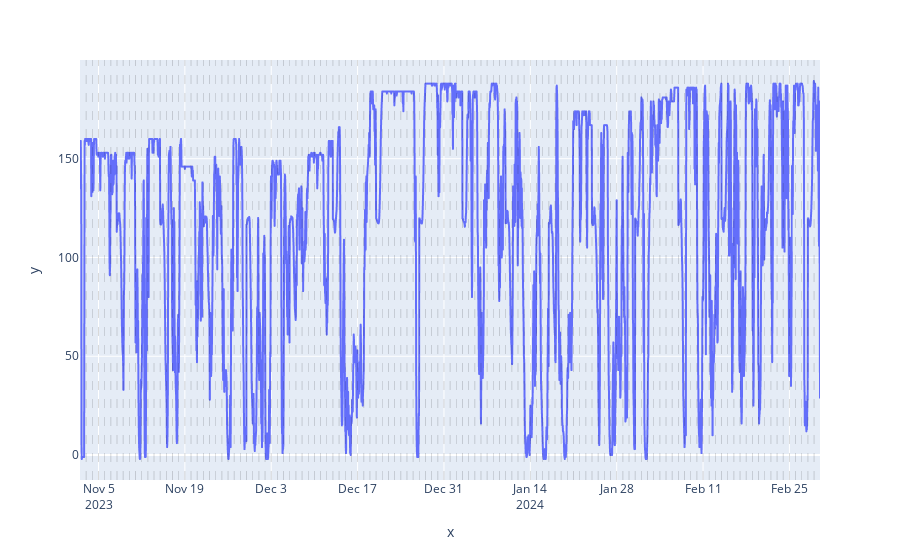

Here is the notebook cell this chart was saved with:
### Markdown cell above
### Third method : The iterative imputer from sklearn

### Code cell
# Instanciate a iterative imputer
iterative_imputer = IterativeImputer(max_iter = 50, random_state = 42)

# Create the X matrix
X = gen_data_dt_supervised_2.copy(deep = True)

# Fit the imputer
iterative_imputer.fit(X)

# Transform
X_imputed = iterative_imputer.transform(X)

# Extract the first column of the X_imputed array, and re-create a df
gen_data_dt_imputed_2 = pd.DataFrame({"value": X_imputed[:, 0]}, index = gen_data_dt_supervised_2.index)

# Plot the imputed values
plot_time_serie(gen_data_dt_imputed_2,
                "",
                "value",
                dt_index = True)

### Figure 1 — Plotly figure (JSON) as saved in the notebook; plotly's stock layout.template omitted (floating-point values rounded to 4 significant figures; data arrays with more than 128 entries replaced by an {"elided": "..."} marker saying what was removed)
{"data": [{"hovertemplate": "x=%{x}<br>y=%{y}<extra></extra>", "legendgroup": "", "line": {"color": "#636efa", "dash": "solid"}, "marker": {"symbol": "circle"}, "mode": "lines", "name": "", "showlegend": false, "type": "scattergl", "x": {"elided": "2880 str values"}, "xaxis": "x", "y": {"elided": "2880 float values"}, "yaxis": "y"}], "layout": {"legend": {"tracegroupgap": 0}, "margin": {"t": 60}, "shapes": [{"line": {"color": "black", "dash": "dash", "width": 0.5}, "opacity": 0.3, "type": "line", "x0": "2023-11-03T00:00:00", "x1": "2023-11-03T00:00:00", "xref": "x", "y0": 0, "y1": 1, "yref": "y domain"}, {"line": {"color": "black", "dash": "dash", "width": 0.5}, "opacity": 0.3, "type": "line", "x0": "2023-11-04T00:00:00", "x1": "2023-11-04T00:00:00", "xref": "x", "y0": 0, "y1": 1, "yref": "y domain"}, {"line": {"color": "black", "dash": "dash", "width": 0.5}, "opacity": 0.3, "type": "line", "x0": "2023-11-05T00:00:00", "x1": "2023-11-05T00:00:00", "xref": "x", "y0": 0, "y1": 1, "yref": "y domain"}, {"line": {"color": "black", "dash": "dash", "width": 0.5}, "opacity": 0.3, "type": "line", "x0": "2023-11-06T00:00:00", "x1": "2023-11-06T00:00:00", "xref": "x", "y0": 0, "y1": 1, "yref": "y domain"}, {"line": {"color": "black", "dash": "dash", "width": 0.5}, "opacity": 0.3, "type": "line", "x0": "2023-11-07T00:00:00", "x1": "2023-11-07T00:00:00", "xref": "x", "y0": 0, "y1": 1, "yref": "y domain"}, {"line": {"color": "black", "dash": "dash", "width": 0.5}, "opacity": 0.3, "type": "line", "x0": "2023-11-08T00:00:00", "x1": "2023-11-08T00:00:00", "xref": "x", "y0": 0, "y1": 1, "yref": "y domain"}, {"line": {"color": "black", "dash": "dash", "width": 0.5}, "opacity": 0.3, "type": "line", "x0": "2023-11-09T00:00:00", "x1": "2023-11-09T00:00:00", "xref": "x", "y0": 0, "y1": 1, "yref": "y domain"}, {"line": {"color": "black", "dash": "dash", "width": 0.5}, "opacity": 0.3, "type": "line", "x0": "2023-11-10T00:00:00", "x1": "2023-11-10T00:00:00", "xref": "x", "y0": 0, "y1": 1, "yref": "y domain"}, {"line": {"color": "black", "dash": "dash", "width": 0.5}, "opacity": 0.3, "type": "line", "x0": "2023-11-11T00:00:00", "x1": "2023-11-11T00:00:00", "xref": "x", "y0": 0, "y1": 1, "yref": "y domain"}, {"line": {"color": "black", "dash": "dash", "width": 0.5}, "opacity": 0.3, "type": "line", "x0": "2023-11-12T00:00:00", "x1": "2023-11-12T00:00:00", "xref": "x", "y0": 0, "y1": 1, "yref": "y domain"}, {"line": {"color": "black", "dash": "dash", "width": 0.5}, "opacity": 0.3, "type": "line", "x0": "2023-11-13T00:00:00", "x1": "2023-11-13T00:00:00", "xref": "x", "y0": 0, "y1": 1, "yref": "y domain"}, {"line": {"color": "black", "dash": "dash", "width": 0.5}, "opacity": 0.3, "type": "line", "x0": "2023-11-14T00:00:00", "x1": "2023-11-14T00:00:00", "xref": "x", "y0": 0, "y1": 1, "yref": "y domain"}, {"line": {"color": "black", "dash": "dash", "width": 0.5}, "opacity": 0.3, "type": "line", "x0": "2023-11-15T00:00:00", "x1": "2023-11-15T00:00:00", "xref": "x", "y0": 0, "y1": 1, "yref": "y domain"}, {"line": {"color": "black", "dash": "dash", "width": 0.5}, "opacity": 0.3, "type": "line", "x0": "2023-11-16T00:00:00", "x1": "2023-11-16T00:00:00", "xref": "x", "y0": 0, "y1": 1, "yref": "y domain"}, {"line": {"color": "black", "dash": "dash", "width": 0.5}, "opacity": 0.3, "type": "line", "x0": "2023-11-17T00:00:00", "x1": "2023-11-17T00:00:00", "xref": "x", "y0": 0, "y1": 1, "yref": "y domain"}, {"line": {"color": "black", "dash": "dash", "width": 0.5}, "opacity": 0.3, "type": "line", "x0": "2023-11-18T00:00:00", "x1": "2023-11-18T00:00:00", "xref": "x", "y0": 0, "y1": 1, "yref": "y domain"}, {"line": {"color": "black", "dash": "dash", "width": 0.5}, "opacity": 0.3, "type": "line", "x0": "2023-11-19T00:00:00", "x1": "2023-11-19T00:00:00", "xref": "x", "y0": 0, "y1": 1, "yref": "y domain"}, {"line": {"color": "black", "dash": "dash", "width": 0.5}, "opacity": 0.3, "type": "line", "x0": "2023-11-20T00:00:00", "x1": "2023-11-20T00:00:00", "xref": "x", "y0": 0, "y1": 1, "yref": "y domain"}, {"line": {"color": "black", "dash": "dash", "width": 0.5}, "opacity": 0.3, "type": "line", "x0": "2023-11-21T00:00:00", "x1": "2023-11-21T00:00:00", "xref": "x", "y0": 0, "y1": 1, "yref": "y domain"}, {"line": {"color": "black", "dash": "dash", "width": 0.5}, "opacity": 0.3, "type": "line", "x0": "2023-11-22T00:00:00", "x1": "2023-11-22T00:00:00", "xref": "x", "y0": 0, "y1": 1, "yref": "y domain"}, {"line": {"color": "black", "dash": "dash", "width": 0.5}, "opacity": 0.3, "type": "line", "x0": "2023-11-23T00:00:00", "x1": "2023-11-23T00:00:00", "xref": "x", "y0": 0, "y1": 1, "yref": "y domain"}, {"line": {"color": "black", "dash": "dash", "width": 0.5}, "opacity": 0.3, "type": "line", "x0": "2023-11-24T00:00:00", "x1": "2023-11-24T00:00:00", "xref": "x", "y0": 0, "y1": 1, "yref": "y domain"}, {"line": {"color": "black", "dash": "dash", "width": 0.5}, "opacity": 0.3, "type": "line", "x0": "2023-11-25T00:00:00", "x1": "2023-11-25T00:00:00", "xref": "x", "y0": 0, "y1": 1, "yref": "y domain"}, {"line": {"color": "black", "dash": "dash", "width": 0.5}, "opacity": 0.3, "type": "line", "x0": "2023-11-26T00:00:00", "x1": "2023-11-26T00:00:00", "xref": "x", "y0": 0, "y1": 1, "yref": "y domain"}, {"line": {"color": "black", "dash": "dash", "width": 0.5}, "opacity": 0.3, "type": "line", "x0": "2023-11-27T00:00:00", "x1": "2023-11-27T00:00:00", "xref": "x", "y0": 0, "y1": 1, "yref": "y domain"}, {"line": {"color": "black", "dash": "dash", "width": 0.5}, "opacity": 0.3, "type": "line", "x0": "2023-11-28T00:00:00", "x1": "2023-11-28T00:00:00", "xref": "x", "y0": 0, "y1": 1, "yref": "y domain"}, {"line": {"color": "black", "dash": "dash", "width": 0.5}, "opacity": 0.3, "type": "line", "x0": "2023-11-29T00:00:00", "x1": "2023-11-29T00:00:00", "xref": "x", "y0": 0, "y1": 1, "yref": "y domain"}, {"line": {"color": "black", "dash": "dash", "width": 0.5}, "opacity": 0.3, "type": "line", "x0": "2023-11-30T00:00:00", "x1": "2023-11-30T00:00:00", "xref": "x", "y0": 0, "y1": 1, "yref": "y domain"}, {"line": {"color": "black", "dash": "dash", "width": 0.5}, "opacity": 0.3, "type": "line", "x0": "2023-12-01T00:00:00", "x1": "2023-12-01T00:00:00", "xref": "x", "y0": 0, "y1": 1, "yref": "y domain"}, {"line": {"color": "black", "dash": "dash", "width": 0.5}, "opacity": 0.3, "type": "line", "x0": "2023-12-02T00:00:00", "x1": "2023-12-02T00:00:00", "xref": "x", "y0": 0, "y1": 1, "yref": "y domain"}, {"line": {"color": "black", "dash": "dash", "width": 0.5}, "opacity": 0.3, "type": "line", "x0": "2023-12-03T00:00:00", "x1": "2023-12-03T00:00:00", "xref": "x", "y0": 0, "y1": 1, "yref": "y domain"}, {"line": {"color": "black", "dash": "dash", "width": 0.5}, "opacity": 0.3, "type": "line", "x0": "2023-12-04T00:00:00", "x1": "2023-12-04T00:00:00", "xref": "x", "y0": 0, "y1": 1, "yref": "y domain"}, {"line": {"color": "black", "dash": "dash", "width": 0.5}, "opacity": 0.3, "type": "line", "x0": "2023-12-05T00:00:00", "x1": "2023-12-05T00:00:00", "xref": "x", "y0": 0, "y1": 1, "yref": "y domain"}, {"line": {"color": "black", "dash": "dash", "width": 0.5}, "opacity": 0.3, "type": "line", "x0": "2023-12-06T00:00:00", "x1": "2023-12-06T00:00:00", "xref": "x", "y0": 0, "y1": 1, "yref": "y domain"}, {"line": {"color": "black", "dash": "dash", "width": 0.5}, "opacity": 0.3, "type": "line", "x0": "2023-12-07T00:00:00", "x1": "2023-12-07T00:00:00", "xref": "x", "y0": 0, "y1": 1, "yref": "y domain"}, {"line": {"color": "black", "dash": "dash", "width": 0.5}, "opacity": 0.3, "type": "line", "x0": "2023-12-08T00:00:00", "x1": "2023-12-08T00:00:00", "xref": "x", "y0": 0, "y1": 1, "yref": "y domain"}, {"line": {"color": "black", "dash": "dash", "width": 0.5}, "opacity": 0.3, "type": "line", "x0": "2023-12-09T00:00:00", "x1": "2023-12-09T00:00:00", "xref": "x", "y0": 0, "y1": 1, "yref": "y domain"}, {"line": {"color": "black", "dash": "dash", "width": 0.5}, "opacity": 0.3, "type": "line", "x0": "2023-12-10T00:00:00", "x1": "2023-12-10T00:00:00", "xref": "x", "y0": 0, "y1": 1, "yref": "y domain"}, {"line": {"color": "black", "dash": "dash", "width": 0.5}, "opacity": 0.3, "type": "line", "x0": "2023-12-11T00:00:00", "x1": "2023-12-11T00:00:00", "xref": "x", "y0": 0, "y1": 1, "yref": "y domain"}, {"line": {"color": "black", "dash": "dash", "width": 0.5}, "opacity": 0.3, "type": "line", "x0": "2023-12-12T00:00:00", "x1": "2023-12-12T00:00:00", "xref": "x", "y0": 0, "y1": 1, "yref": "y domain"}, {"line": {"color": "black", "dash": "dash", "width": 0.5}, "opacity": 0.3, "type": "line", "x0": "2023-12-13T00:00:00", "x1": "2023-12-13T00:00:00", "xref": "x", "y0": 0, "y1": 1, "yref": "y domain"}, {"line": {"color": "black", "dash": "dash", "width": 0.5}, "opacity": 0.3, "type": "line", "x0": "2023-12-14T00:00:00", "x1": "2023-12-14T00:00:00", "xref": "x", "y0": 0, "y1": 1, "yref": "y domain"}, {"line": {"color": "black", "dash": "dash", "width": 0.5}, "opacity": 0.3, "type": "line", "x0": "2023-12-15T00:00:00", "x1": "2023-12-15T00:00:00", "xref": "x", "y0": 0, "y1": 1, "yref": "y domain"}, {"line": {"color": "black", "dash": "dash", "width": 0.5}, "opacity": 0.3, "type": "line", "x0": "2023-12-16T00:00:00", "x1": "2023-12-16T00:00:00", "xref": "x", "y0": 0, "y1": 1, "yref": "y domain"}, {"line": {"color": "black", "dash": "dash", "width": 0.5}, "opacity": 0.3, "type": "line", "x0": "2023-12-17T00:00:00", "x1": "2023-12-17T00:00:00", "xref": "x", "y0": 0, "y1": 1, "yref": "y domain"}, {"line": {"color": "black", "dash": "dash", "width": 0.5}, "opacity": 0.3, "type": "line", "x0": "2023-12-18T00:00:00", "x1": "2023-12-18T00:00:00", "xref": "x", "y0": 0, "y1": 1, "yref": "y domain"}, {"line": {"color": "black", "dash": "dash", "width": 0.5}, "opacity": 0.3, "type": "line", "x0": "2023-12-19T00:00:00", "x1": "2023-12-19T00:00:00", "xref": "x", "y0": 0, "y1": 1, "yref": "y domain"}, {"line": {"color": "black", "dash": "dash", "width": 0.5}, "opacity": 0.3, "type": "line", "x0": "2023-12-20T00:00:00", "x1": "2023-12-20T00:00:00", "xref": "x", "y0": 0, "y1": 1, "yref": "y domain"}, {"line": {"color": "black", "dash": "dash", "width": 0.5}, "opacity": 0.3, "type": "line", "x0": "2023-12-21T00:00:00", "x1": "2023-12-21T00:00:00", "xref": "x", "y0": 0, "y1": 1, "yref": "y domain"}, {"line": {"color": "black", "dash": "dash", "width": 0.5}, "opacity": 0.3, "type": "line", "x0": "2023-12-22T00:00:00", "x1": "2023-12-22T00:00:00", "xref": "x", "y0": 0, "y1": 1, "yref": "y domain"}, {"line": {"color": "black", "dash": "dash", "width": 0.5}, "opacity": 0.3, "type": "line", "x0": "2023-12-23T00:00:00", "x1": "2023-12-23T00:00:00", "xref": "x", "y0": 0, "y1": 1, "yref": "y domain"}, {"line": {"color": "black", "dash": "dash", "width": 0.5}, "opacity": 0.3, "type": "line", "x0": "2023-12-24T00:00:00", "x1": "2023-12-24T00:00:00", "xref": "x", "y0": 0, "y1": 1, "yref": "y domain"}, {"line": {"color": "black", "dash": "dash", "width": 0.5}, "opacity": 0.3, "type": "line", "x0": "2023-12-25T00:00:00", "x1": "2023-12-25T00:00:00", "xref": "x", "y0": 0, "y1": 1, "yref": "y domain"}, {"line": {"color": "black", "dash": "dash", "width": 0.5}, "opacity": 0.3, "type": "line", "x0": "2023-12-26T00:00:00", "x1": "2023-12-26T00:00:00", "xref": "x", "y0": 0, "y1": 1, "yref": "y domain"}, {"line": {"color": "black", "dash": "dash", "width": 0.5}, "opacity": 0.3, "type": "line", "x0": "2023-12-27T00:00:00", "x1": "2023-12-27T00:00:00", "xref": "x", "y0": 0, "y1": 1, "yref": "y domain"}, {"line": {"color": "black", "dash": "dash", "width": 0.5}, "opacity": 0.3, "type": "line", "x0": "2023-12-28T00:00:00", "x1": "2023-12-28T00:00:00", "xref": "x", "y0": 0, "y1": 1, "yref": "y domain"}, {"line": {"color": "black", "dash": "dash", "width": 0.5}, "opacity": 0.3, "type": "line", "x0": "2023-12-29T00:00:00", "x1": "2023-12-29T00:00:00", "xref": "x", "y0": 0, "y1": 1, "yref": "y domain"}, {"line": {"color": "black", "dash": "dash", "width": 0.5}, "opacity": 0.3, "type": "line", "x0": "2023-12-30T00:00:00", "x1": "2023-12-30T00:00:00", "xref": "x", "y0": 0, "y1": 1, "yref": "y domain"}, {"line": {"color": "black", "dash": "dash", "width": 0.5}, "opacity": 0.3, "type": "line", "x0": "2023-12-31T00:00:00", "x1": "2023-12-31T00:00:00", "xref": "x", "y0": 0, "y1": 1, "yref": "y domain"}, {"line": {"color": "black", "dash": "dash", "width": 0.5}, "opacity": 0.3, "type": "line", "x0": "2024-01-01T00:00:00", "x1": "2024-01-01T00:00:00", "xref": "x", "y0": 0, "y1": 1, "yref": "y domain"}, {"line": {"color": "black", "dash": "dash", "width": 0.5}, "opacity": 0.3, "type": "line", "x0": "2024-01-02T00:00:00", "x1": "2024-01-02T00:00:00", "xref": "x", "y0": 0, "y1": 1, "yref": "y domain"}, {"line": {"color": "black", "dash": "dash", "width": 0.5}, "opacity": 0.3, "type": "line", "x0": "2024-01-03T00:00:00", "x1": "2024-01-03T00:00:00", "xref": "x", "y0": 0, "y1": 1, "yref": "y domain"}, {"line": {"color": "black", "dash": "dash", "width": 0.5}, "opacity": 0.3, "type": "line", "x0": "2024-01-04T00:00:00", "x1": "2024-01-04T00:00:00", "xref": "x", "y0": 0, "y1": 1, "yref": "y domain"}, {"line": {"color": "black", "dash": "dash", "width": 0.5}, "opacity": 0.3, "type": "line", "x0": "2024-01-05T00:00:00", "x1": "2024-01-05T00:00:00", "xref": "x", "y0": 0, "y1": 1, "yref": "y domain"}, {"line": {"color": "black", "dash": "dash", "width": 0.5}, "opacity": 0.3, "type": "line", "x0": "2024-01-06T00:00:00", "x1": "2024-01-06T00:00:00", "xref": "x", "y0": 0, "y1": 1, "yref": "y domain"}, {"line": {"color": "black", "dash": "dash", "width": 0.5}, "opacity": 0.3, "type": "line", "x0": "2024-01-07T00:00:00", "x1": "2024-01-07T00:00:00", "xref": "x", "y0": 0, "y1": 1, "yref": "y domain"}, {"line": {"color": "black", "dash": "dash", "width": 0.5}, "opacity": 0.3, "type": "line", "x0": "2024-01-08T00:00:00", "x1": "2024-01-08T00:00:00", "xref": "x", "y0": 0, "y1": 1, "yref": "y domain"}, {"line": {"color": "black", "dash": "dash", "width": 0.5}, "opacity": 0.3, "type": "line", "x0": "2024-01-09T00:00:00", "x1": "2024-01-09T00:00:00", "xref": "x", "y0": 0, "y1": 1, "yref": "y domain"}, {"line": {"color": "black", "dash": "dash", "width": 0.5}, "opacity": 0.3, "type": "line", "x0": "2024-01-10T00:00:00", "x1": "2024-01-10T00:00:00", "xref": "x", "y0": 0, "y1": 1, "yref": "y domain"}, {"line": {"color": "black", "dash": "dash", "width": 0.5}, "opacity": 0.3, "type": "line", "x0": "2024-01-11T00:00:00", "x1": "2024-01-11T00:00:00", "xref": "x", "y0": 0, "y1": 1, "yref": "y domain"}, {"line": {"color": "black", "dash": "dash", "width": 0.5}, "opacity": 0.3, "type": "line", "x0": "2024-01-12T00:00:00", "x1": "2024-01-12T00:00:00", "xref": "x", "y0": 0, "y1": 1, "yref": "y domain"}, {"line": {"color": "black", "dash": "dash", "width": 0.5}, "opacity": 0.3, "type": "line", "x0": "2024-01-13T00:00:00", "x1": "2024-01-13T00:00:00", "xref": "x", "y0": 0, "y1": 1, "yref": "y domain"}, {"line": {"color": "black", "dash": "dash", "width": 0.5}, "opacity": 0.3, "type": "line", "x0": "2024-01-14T00:00:00", "x1": "2024-01-14T00:00:00", "xref": "x", "y0": 0, "y1": 1, "yref": "y domain"}, {"line": {"color": "black", "dash": "dash", "width": 0.5}, "opacity": 0.3, "type": "line", "x0": "2024-01-15T00:00:00", "x1": "2024-01-15T00:00:00", "xref": "x", "y0": 0, "y1": 1, "yref": "y domain"}, {"line": {"color": "black", "dash": "dash", "width": 0.5}, "opacity": 0.3, "type": "line", "x0": "2024-01-16T00:00:00", "x1": "2024-01-16T00:00:00", "xref": "x", "y0": 0, "y1": 1, "yref": "y domain"}, {"line": {"color": "black", "dash": "dash", "width": 0.5}, "opacity": 0.3, "type": "line", "x0": "2024-01-17T00:00:00", "x1": "2024-01-17T00:00:00", "xref": "x", "y0": 0, "y1": 1, "yref": "y domain"}, {"line": {"color": "black", "dash": "dash", "width": 0.5}, "opacity": 0.3, "type": "line", "x0": "2024-01-18T00:00:00", "x1": "2024-01-18T00:00:00", "xref": "x", "y0": 0, "y1": 1, "yref": "y domain"}, {"line": {"color": "black", "dash": "dash", "width": 0.5}, "opacity": 0.3, "type": "line", "x0": "2024-01-19T00:00:00", "x1": "2024-01-19T00:00:00", "xref": "x", "y0": 0, "y1": 1, "yref": "y domain"}, {"line": {"color": "black", "dash": "dash", "width": 0.5}, "opacity": 0.3, "type": "line", "x0": "2024-01-20T00:00:00", "x1": "2024-01-20T00:00:00", "xref": "x", "y0": 0, "y1": 1, "yref": "y domain"}, {"line": {"color": "black", "dash": "dash", "width": 0.5}, "opacity": 0.3, "type": "line", "x0": "2024-01-21T00:00:00", "x1": "2024-01-21T00:00:00", "xref": "x", "y0": 0, "y1": 1, "yref": "y domain"}, {"line": {"color": "black", "dash": "dash", "width": 0.5}, "opacity": 0.3, "type": "line", "x0": "2024-01-22T00:00:00", "x1": "2024-01-22T00:00:00", "xref": "x", "y0": 0, "y1": 1, "yref": "y domain"}, {"line": {"color": "black", "dash": "dash", "width": 0.5}, "opacity": 0.3, "type": "line", "x0": "2024-01-23T00:00:00", "x1": "2024-01-23T00:00:00", "xref": "x", "y0": 0, "y1": 1, "yref": "y domain"}, {"line": {"color": "black", "dash": "dash", "width": 0.5}, "opacity": 0.3, "type": "line", "x0": "2024-01-24T00:00:00", "x1": "2024-01-24T00:00:00", "xref": "x", "y0": 0, "y1": 1, "yref": "y domain"}, {"line": {"color": "black", "dash": "dash", "width": 0.5}, "opacity": 0.3, "type": "line", "x0": "2024-01-25T00:00:00", "x1": "2024-01-25T00:00:00", "xref": "x", "y0": 0, "y1": 1, "yref": "y domain"}, {"line": {"color": "black", "dash": "dash", "width": 0.5}, "opacity": 0.3, "type": "line", "x0": "2024-01-26T00:00:00", "x1": "2024-01-26T00:00:00", "xref": "x", "y0": 0, "y1": 1, "yref": "y domain"}, {"line": {"color": "black", "dash": "dash", "width": 0.5}, "opacity": 0.3, "type": "line", "x0": "2024-01-27T00:00:00", "x1": "2024-01-27T00:00:00", "xref": "x", "y0": 0, "y1": 1, "yref": "y domain"}, {"line": {"color": "black", "dash": "dash", "width": 0.5}, "opacity": 0.3, "type": "line", "x0": "2024-01-28T00:00:00", "x1": "2024-01-28T00:00:00", "xref": "x", "y0": 0, "y1": 1, "yref": "y domain"}, {"line": {"color": "black", "dash": "dash", "width": 0.5}, "opacity": 0.3, "type": "line", "x0": "2024-01-29T00:00:00", "x1": "2024-01-29T00:00:00", "xref": "x", "y0": 0, "y1": 1, "yref": "y domain"}, {"line": {"color": "black", "dash": "dash", "width": 0.5}, "opacity": 0.3, "type": "line", "x0": "2024-01-30T00:00:00", "x1": "2024-01-30T00:00:00", "xref": "x", "y0": 0, "y1": 1, "yref": "y domain"}, {"line": {"color": "black", "dash": "dash", "width": 0.5}, "opacity": 0.3, "type": "line", "x0": "2024-01-31T00:00:00", "x1": "2024-01-31T00:00:00", "xref": "x", "y0": 0, "y1": 1, "yref": "y domain"}, {"line": {"color": "black", "dash": "dash", "width": 0.5}, "opacity": 0.3, "type": "line", "x0": "2024-02-01T00:00:00", "x1": "2024-02-01T00:00:00", "xref": "x", "y0": 0, "y1": 1, "yref": "y domain"}, {"line": {"color": "black", "dash": "dash", "width": 0.5}, "opacity": 0.3, "type": "line", "x0": "2024-02-02T00:00:00", "x1": "2024-02-02T00:00:00", "xref": "x", "y0": 0, "y1": 1, "yref": "y domain"}, {"line": {"color": "black", "dash": "dash", "width": 0.5}, "opacity": 0.3, "type": "line", "x0": "2024-02-03T00:00:00", "x1": "2024-02-03T00:00:00", "xref": "x", "y0": 0, "y1": 1, "yref": "y domain"}, {"line": {"color": "black", "dash": "dash", "width": 0.5}, "opacity": 0.3, "type": "line", "x0": "2024-02-04T00:00:00", "x1": "2024-02-04T00:00:00", "xref": "x", "y0": 0, "y1": 1, "yref": "y domain"}, {"line": {"color": "black", "dash": "dash", "width": 0.5}, "opacity": 0.3, "type": "line", "x0": "2024-02-05T00:00:00", "x1": "2024-02-05T00:00:00", "xref": "x", "y0": 0, "y1": 1, "yref": "y domain"}, {"line": {"color": "black", "dash": "dash", "width": 0.5}, "opacity": 0.3, "type": "line", "x0": "2024-02-06T00:00:00", "x1": "2024-02-06T00:00:00", "xref": "x", "y0": 0, "y1": 1, "yref": "y domain"}, {"line": {"color": "black", "dash": "dash", "width": 0.5}, "opacity": 0.3, "type": "line", "x0": "2024-02-07T00:00:00", "x1": "2024-02-07T00:00:00", "xref": "x", "y0": 0, "y1": 1, "yref": "y domain"}, {"line": {"color": "black", "dash": "dash", "width": 0.5}, "opacity": 0.3, "type": "line", "x0": "2024-02-08T00:00:00", "x1": "2024-02-08T00:00:00", "xref": "x", "y0": 0, "y1": 1, "yref": "y domain"}, {"line": {"color": "black", "dash": "dash", "width": 0.5}, "opacity": 0.3, "type": "line", "x0": "2024-02-09T00:00:00", "x1": "2024-02-09T00:00:00", "xref": "x", "y0": 0, "y1": 1, "yref": "y domain"}, {"line": {"color": "black", "dash": "dash", "width": 0.5}, "opacity": 0.3, "type": "line", "x0": "2024-02-10T00:00:00", "x1": "2024-02-10T00:00:00", "xref": "x", "y0": 0, "y1": 1, "yref": "y domain"}, {"line": {"color": "black", "dash": "dash", "width": 0.5}, "opacity": 0.3, "type": "line", "x0": "2024-02-11T00:00:00", "x1": "2024-02-11T00:00:00", "xref": "x", "y0": 0, "y1": 1, "yref": "y domain"}, {"line": {"color": "black", "dash": "dash", "width": 0.5}, "opacity": 0.3, "type": "line", "x0": "2024-02-12T00:00:00", "x1": "2024-02-12T00:00:00", "xref": "x", "y0": 0, "y1": 1, "yref": "y domain"}, {"line": {"color": "black", "dash": "dash", "width": 0.5}, "opacity": 0.3, "type": "line", "x0": "2024-02-13T00:00:00", "x1": "2024-02-13T00:00:00", "xref": "x", "y0": 0, "y1": 1, "yref": "y domain"}, {"line": {"color": "black", "dash": "dash", "width": 0.5}, "opacity": 0.3, "type": "line", "x0": "2024-02-14T00:00:00", "x1": "2024-02-14T00:00:00", "xref": "x", "y0": 0, "y1": 1, "yref": "y domain"}, {"line": {"color": "black", "dash": "dash", "width": 0.5}, "opacity": 0.3, "type": "line", "x0": "2024-02-15T00:00:00", "x1": "2024-02-15T00:00:00", "xref": "x", "y0": 0, "y1": 1, "yref": "y domain"}, {"line": {"color": "black", "dash": "dash", "width": 0.5}, "opacity": 0.3, "type": "line", "x0": "2024-02-16T00:00:00", "x1": "2024-02-16T00:00:00", "xref": "x", "y0": 0, "y1": 1, "yref": "y domain"}, {"line": {"color": "black", "dash": "dash", "width": 0.5}, "opacity": 0.3, "type": "line", "x0": "2024-02-17T00:00:00", "x1": "2024-02-17T00:00:00", "xref": "x", "y0": 0, "y1": 1, "yref": "y domain"}, {"line": {"color": "black", "dash": "dash", "width": 0.5}, "opacity": 0.3, "type": "line", "x0": "2024-02-18T00:00:00", "x1": "2024-02-18T00:00:00", "xref": "x", "y0": 0, "y1": 1, "yref": "y domain"}, {"line": {"color": "black", "dash": "dash", "width": 0.5}, "opacity": 0.3, "type": "line", "x0": "2024-02-19T00:00:00", "x1": "2024-02-19T00:00:00", "xref": "x", "y0": 0, "y1": 1, "yref": "y domain"}, {"line": {"color": "black", "dash": "dash", "width": 0.5}, "opacity": 0.3, "type": "line", "x0": "2024-02-20T00:00:00", "x1": "2024-02-20T00:00:00", "xref": "x", "y0": 0, "y1": 1, "yref": "y domain"}, {"line": {"color": "black", "dash": "dash", "width": 0.5}, "opacity": 0.3, "type": "line", "x0": "2024-02-21T00:00:00", "x1": "2024-02-21T00:00:00", "xref": "x", "y0": 0, "y1": 1, "yref": "y domain"}, {"line": {"color": "black", "dash": "dash", "width": 0.5}, "opacity": 0.3, "type": "line", "x0": "2024-02-22T00:00:00", "x1": "2024-02-22T00:00:00", "xref": "x", "y0": 0, "y1": 1, "yref": "y domain"}, {"line": {"color": "black", "dash": "dash", "width": 0.5}, "opacity": 0.3, "type": "line", "x0": "2024-02-23T00:00:00", "x1": "2024-02-23T00:00:00", "xref": "x", "y0": 0, "y1": 1, "yref": "y domain"}, {"line": {"color": "black", "dash": "dash", "width": 0.5}, "opacity": 0.3, "type": "line", "x0": "2024-02-24T00:00:00", "x1": "2024-02-24T00:00:00", "xref": "x", "y0": 0, "y1": 1, "yref": "y domain"}, {"line": {"color": "black", "dash": "dash", "width": 0.5}, "opacity": 0.3, "type": "line", "x0": "2024-02-25T00:00:00", "x1": "2024-02-25T00:00:00", "xref": "x", "y0": 0, "y1": 1, "yref": "y domain"}, {"line": {"color": "black", "dash": "dash", "width": 0.5}, "opacity": 0.3, "type": "line", "x0": "2024-02-26T00:00:00", "x1": "2024-02-26T00:00:00", "xref": "x", "y0": 0, "y1": 1, "yref": "y domain"}, {"line": {"color": "black", "dash": "dash", "width": 0.5}, "opacity": 0.3, "type": "line", "x0": "2024-02-27T00:00:00", "x1": "2024-02-27T00:00:00", "xref": "x", "y0": 0, "y1": 1, "yref": "y domain"}, {"line": {"color": "black", "dash": "dash", "width": 0.5}, "opacity": 0.3, "type": "line", "x0": "2024-02-28T00:00:00", "x1": "2024-02-28T00:00:00", "xref": "x", "y0": 0, "y1": 1, "yref": "y domain"}, {"line": {"color": "black", "dash": "dash", "width": 0.5}, "opacity": 0.3, "type": "line", "x0": "2024-02-29T00:00:00", "x1": "2024-02-29T00:00:00", "xref": "x", "y0": 0, "y1": 1, "yref": "y domain"}], "xaxis": {"anchor": "y", "domain": [0, 1], "title": {"text": "x"}}, "yaxis": {"anchor": "x", "domain": [0, 1], "title": {"text": "y"}}}}
